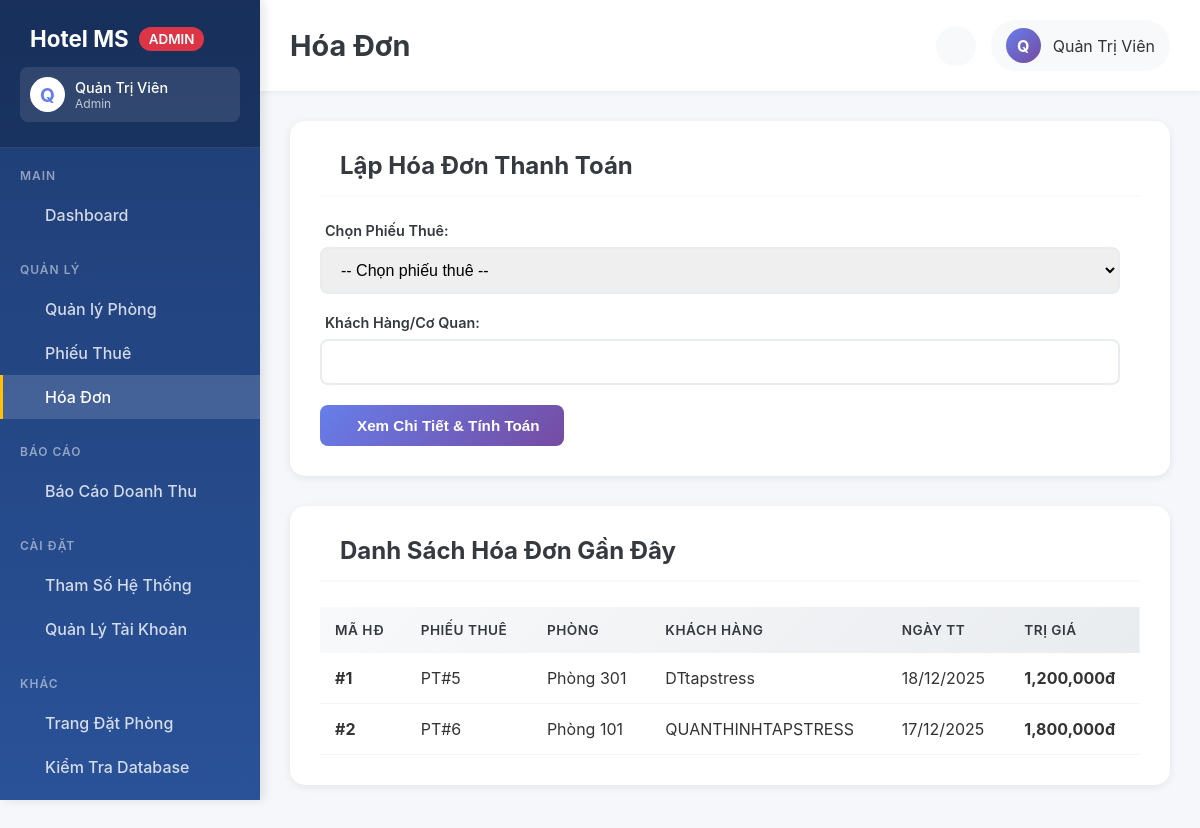
The page /admin/hoa-don.php (signed in) on the database as committed earlier.
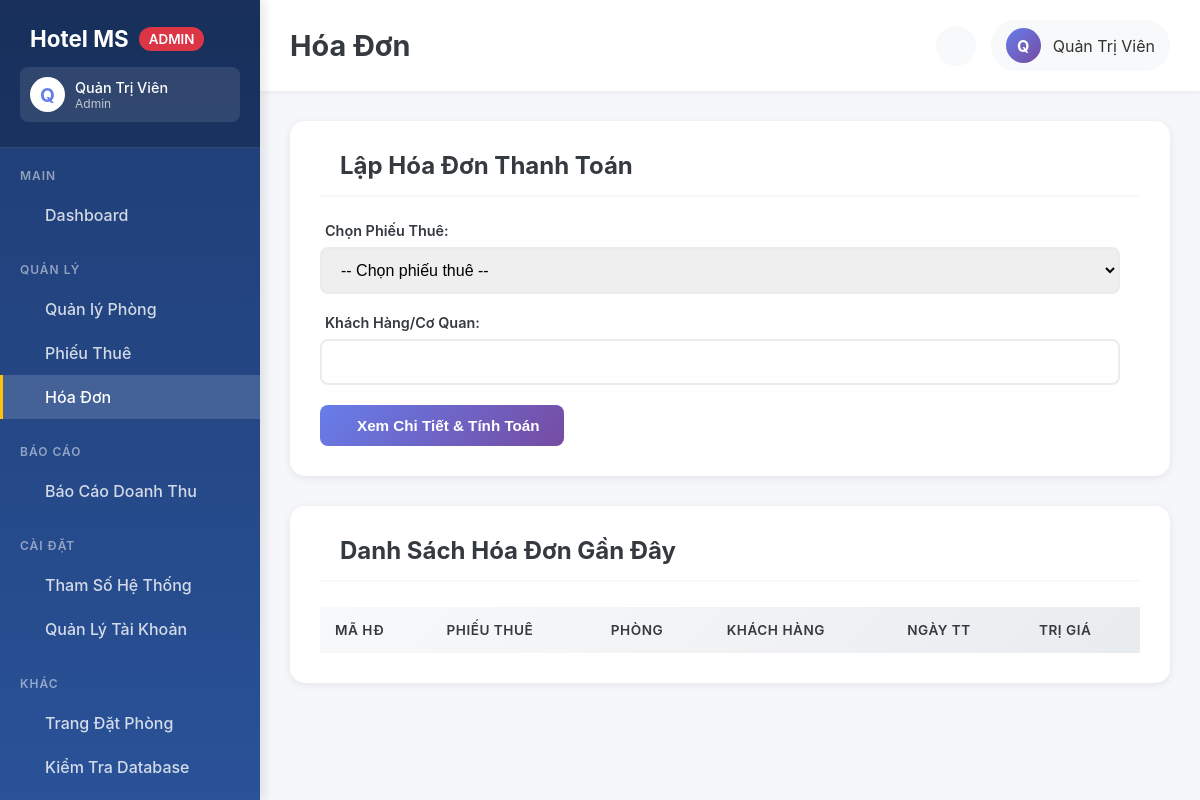
The same page on the database as committed later.
### tables this page shows
CREATE TABLE HOADON (
MaHoaDon INTEGER PRIMARY KEY AUTOINCREMENT,
MaPhieuThue INTEGER NOT NULL UNIQUE,
TenKhachHangCoQuan TEXT NOT NULL,
DiaChiThanhToan TEXT,
NgayThanhToan DATE NOT NULL DEFAULT (date('now')),
TriGia REAL NOT NULL CHECK(TriGia >= 0),
FOREIGN KEY (MaPhieuThue) REFERENCES PHIEUTHUE(MaPhieuThue) ON DELETE RESTRICT ON UPDATE CASCADE
);

CREATE TABLE PHONG (
MaPhong INTEGER PRIMARY KEY AUTOINCREMENT,
SoPhong TEXT NOT NULL UNIQUE,
MaLoaiPhong INTEGER NOT NULL,
TinhTrang TEXT DEFAULT 'Trống' CHECK(TinhTrang IN ('Trống', 'Đã thuê')),
GhiChu TEXT,
FOREIGN KEY (MaLoaiPhong) REFERENCES LOAIPHONG(MaLoaiPhong) ON DELETE RESTRICT ON UPDATE CASCADE
);

### admin/hoa-don.php (the view, shortened to what this page needs)
<?php
$database = new Database();
$db = $database->connect();
$previewData = null;
$stmt = $db->query("SELECT H.*, P.SoPhong
FROM HOADON H
JOIN PHIEUTHUE PT ON H.MaPhieuThue = PT.MaPhieuThue
JOIN PHONG P ON PT.MaPhong = P.MaPhong
ORDER BY H.NgayThanhToan DESC
LIMIT 10");
$hoaDons = $stmt->fetchAll();
?>
<!DOCTYPE html>
<html lang="vi">
<head>
<link rel="stylesheet" href="../assets/css/admin.css">
</head>
<body>
<?php
$page_title = 'Hóa Đơn';
include 'includes/sidebar.php';
?>
<div class="admin-content">
<?php include 'includes/header.php'; ?>
<main class="main-container">
<div class="content-section">
<div class="section-header">
<h2 class="section-title">
<i class="ph ph-currency-circle-dollar"></i> Lập Hóa Đơn Thanh Toán
</h2>
</div>
<form method="POST" style="max-width: 800px;">
<div class="form-group">
<label><i class="ph ph-ticket"></i> Chọn Phiếu Thuê:</label>
<select name="maPhieuThue" required class="form-control">
<option value="">-- Chọn phiếu thuê --</option>
</select>
</div>
<div class="form-group">
<label><i class="ph ph-user"></i> Khách Hàng/Cơ Quan:</label>
<input type="text" name="tenKH" required class="form-control"
value="<?= htmlspecialchars($previewData['tenKH'] ?? '') ?>">
</div>
<button type="submit" class="btn btn-primary">
<i class="ph ph-magnifying-glass"></i> Xem Chi Tiết & Tính Toán
</button>
</form>
</div>
<div class="content-section">
<div class="section-header">
<h2 class="section-title">
<i class="ph ph-list-bullets"></i> Danh Sách Hóa Đơn Gần Đây
</h2>
</div>
<table class="data-table">
<thead>
<tr>
<th>Mã HĐ</th>
<th>Phiếu Thuê</th>
<th>Phòng</th>
<th>Khách Hàng</th>
<th>Ngày TT</th>
<th>Trị Giá</th>
</tr>
</thead>
<tbody>
<?php foreach ($hoaDons as $hd): ?>
<tr>
<td><strong>#<?= $hd['MaHoaDon'] ?></strong></td>
<td>PT#<?= $hd['MaPhieuThue'] ?></td>
<td>Phòng <?= htmlspecialchars($hd['SoPhong']) ?></td>
<td><?= htmlspecialchars($hd['TenKhachHangCoQuan']) ?></td>
<td><?= date('d/m/Y', strtotime($hd['NgayThanhToan'])) ?></td>
<td><strong><?= number_format($hd['TriGia']) ?>đ</strong></td>
</tr>
<?php endforeach; ?>
</tbody>
</table>
</div>
</main>
</div>
</body>
</html>

### admin/includes/sidebar.php (shortened to what this page needs)
<?php
$current_page = basename($_SERVER['PHP_SELF']);
?>
<aside class="admin-sidebar">
    <div class="sidebar-header">
        <h1>
            <i class="ph-fill ph-buildings"></i> Hotel MS
            <span class="badge">ADMIN</span>
        </h1>
        <div class="user-info" style="margin-top: 15px; padding: 10px; background: rgba(255,255,255,0.1); border-radius: 8px;">
            <div style="display: flex; align-items: center; gap: 10px;">
                <div class="user-avatar" style="width: 35px; height: 35px; background: #fff; color: #667eea; border-radius: 50%; display: flex; align-items: center; justify-content: center; font-weight: bold;">
                    <?= strtoupper(substr($_SESSION['fullname'] ?? 'A', 0, 1)) ?>
                </div>
                <div style="flex: 1; min-width: 0;">
                    <div style="color: #fff; font-weight: 500; font-size: 0.9em; white-space: nowrap; overflow: hidden; text-overflow: ellipsis;">
                        <?= htmlspecialchars($_SESSION['fullname'] ?? 'Admin') ?>
                    </div>
                    <div style="color: rgba(255,255,255,0.7); font-size: 0.75em;">
                        <?= htmlspecialchars($_SESSION['role'] ?? 'Admin') ?>
                    </div>
                </div>
            </div>
        </div>
    </div>
    <nav class="sidebar-nav">
        <div class="nav-section">
            <div class="nav-section-title">Main</div>
            <a href="index.php" class="nav-link <?= $current_page === 'index.php' ? 'active' : '' ?>">
                <span>Dashboard</span>
            </a>
        </div>
        <div class="nav-section">
            <div class="nav-section-title">Quản Lý</div>
            <a href="phong.php" class="nav-link <?= $current_page === 'phong.php' ? 'active' : '' ?>">
                <span>Quản lý Phòng</span>
            </a>
            <a href="phieu-thue.php" class="nav-link <?= $current_page === 'phieu-thue.php' ? 'active' : '' ?>">
                <span>Phiếu Thuê</span>
            </a>
            <a href="hoa-don.php" class="nav-link <?= $current_page === 'hoa-don.php' ? 'active' : '' ?>">
                <span>Hóa Đơn</span>
            </a>
        </div>
        <div class="nav-section">
            <div class="nav-section-title">Báo Cáo</div>
            <a href="bao-cao.php" class="nav-link <?= $current_page === 'bao-cao.php' ? 'active' : '' ?>">
                <span>Báo Cáo Doanh Thu</span>
            </a>
        </div>
        <div class="nav-section">
            <div class="nav-section-title">Cài Đặt</div>
            <a href="tham-so.php" class="nav-link <?= $current_page === 'tham-so.php' ? 'active' : '' ?>">
                <span>Tham Số Hệ Thống</span>
            </a>
            <a href="tai-khoan.php" class="nav-link <?= $current_page === 'tai-khoan.php' ? 'active' : '' ?>">
                <span>Quản Lý Tài Khoản</span>
            </a>
        </div>
        <div class="nav-section">
            <div class="nav-section-title">Khác</div>
            <a href="../index.php" class="nav-link">
                <span>Trang Đặt Phòng</span>
            </a>
            <a href="../test_database.php" class="nav-link">
                <span>Kiểm Tra Database</span>
            </a>
            <a href="logout.php" class="nav-link" style="color: #f44336;">
            </a>
        </div>
    </nav>
</aside>

### admin/includes/header.php (shortened to what this page needs)
<header class="admin-header">
    <h1 class="header-title"><?= $page_title ?? 'Admin Panel' ?></h1>
    <div class="header-actions">
        <button class="btn-icon" title="Thông báo">
        </button>
        <div class="user-menu">
            <div class="user-avatar"><?= strtoupper(substr($_SESSION['fullname'] ?? 'A', 0, 1)) ?></div>
            <span><?= htmlspecialchars($_SESSION['fullname'] ?? 'Admin') ?></span>
        </div>
    </div>
</header>

### assets/css/admin.css (style rules this page uses)
:root { --primary: #667eea; --primary-dark: #5568d3; --secondary: #764ba2; --success: #28a745; --danger: #dc3545; --warning: #ffc107; --info: #17a2b8; --light: #f8f9fa; --dark: #343a40; --sidebar-width: 260px; }
* { margin: 0; padding: 0; box-sizing: border-box; }
body { font-family: 'Inter', 'Segoe UI', system-ui, -apple-system, sans-serif; background: #f5f7fa; color: #333; overflow-x: hidden; }
.admin-sidebar { position: fixed; left: 0; top: 0; width: var(--sidebar-width); height: 100vh; background: linear-gradient(180deg, #1e3c72 0%, #2a5298 100%); padding: 0; overflow-y: auto; box-shadow: 4px 0 10px rgba(0,0,0,0.1); z-index: 1000; transition: 0.3s; }
.sidebar-header { padding: 25px 20px; background: rgba(0,0,0,0.2); border-bottom: 1px solid rgba(255,255,255,0.1); }
.sidebar-header h1 { color: white; font-size: 1.4em; font-weight: 700; display: flex; align-items: center; gap: 10px; }
.sidebar-header .badge { background: var(--danger); color: white; font-size: 0.6em; padding: 4px 10px; border-radius: 12px; font-weight: 600; }
.sidebar-header .user-info { margin-top: 15px; padding: 10px; background: rgba(255,255,255,0.1); border-radius: 8px; }
.sidebar-header .user-avatar { width: 35px; height: 35px; background: #fff; color: #667eea; border-radius: 50%; display: flex; align-items: center; justify-content: center; font-weight: bold; font-size: 1.2em; }
.sidebar-nav { padding: 20px 0; }
.nav-section { margin-bottom: 25px; }
.nav-section-title { color: rgba(255,255,255,0.5); font-size: 0.75em; font-weight: 600; text-transform: uppercase; letter-spacing: 1px; padding: 0 20px; margin-bottom: 10px; }
.nav-link { display: flex; align-items: center; gap: 12px; padding: 12px 20px; color: rgba(255,255,255,0.8); text-decoration: none; transition: 0.3s; border-left: 3px solid transparent; font-weight: 500; }
.nav-link.active { background: rgba(255,255,255,0.15); color: white; border-left-color: var(--warning); }
.admin-content { margin-left: var(--sidebar-width); min-height: 100vh; background: #f5f7fa; }
.admin-header { background: white; padding: 20px 30px; box-shadow: 0 2px 4px rgba(0,0,0,0.05); display: flex; align-items: center; justify-content: space-between; position: sticky; top: 0; z-index: 100; }
.header-title { font-size: 1.8em; font-weight: 700; color: var(--dark); }
.header-actions { display: flex; align-items: center; gap: 15px; }
.btn-icon { width: 40px; height: 40px; border-radius: 50%; border: none; background: var(--light); color: var(--dark); display: flex; align-items: center; justify-content: center; cursor: pointer; transition: 0.3s; font-size: 1.2em; }
.user-menu { display: flex; align-items: center; gap: 12px; padding: 8px 15px; background: var(--light); border-radius: 25px; cursor: pointer; transition: 0.3s; }
.user-avatar { width: 35px; height: 35px; border-radius: 50%; background: linear-gradient(135deg, var(--primary), var(--secondary)); display: flex; align-items: center; justify-content: center; color: white; font-weight: 700; }
.main-container { padding: 30px; }
.content-section { background: white; padding: 30px; border-radius: 15px; box-shadow: 0 2px 8px rgba(0,0,0,0.08); margin-bottom: 30px; }
.section-header { display: flex; align-items: center; justify-content: space-between; margin-bottom: 25px; padding-bottom: 15px; border-bottom: 2px solid var(--light); }
.section-title { font-size: 1.5em; font-weight: 700; color: var(--dark); display: flex; align-items: center; gap: 10px; }
.btn { padding: 12px 24px; border: none; border-radius: 8px; font-weight: 600; cursor: pointer; transition: 0.3s; display: inline-flex; align-items: center; gap: 8px; text-decoration: none; font-size: 0.95em; }
.btn-primary { background: linear-gradient(135deg, var(--primary), var(--secondary)); color: white; }
.data-table { width: 100%; border-collapse: collapse; background: white; }
.data-table thead { background: linear-gradient(135deg, #f8f9fa, #e9ecef); }
.data-table th { padding: 15px; text-align: left; font-weight: 600; color: var(--dark); text-transform: uppercase; font-size: 0.85em; letter-spacing: 0.5px; }
.form-group { margin-bottom: 20px; }
.form-group label { display: block; margin-bottom: 8px; font-weight: 600; color: var(--dark); font-size: 0.9em; }
.form-control { width: 100%; padding: 12px 15px; border: 2px solid #e9ecef; border-radius: 8px; font-size: 1em; transition: 0.3s; }
.data-table td { padding: 15px; border-bottom: 1px solid #f1f3f5; }
.data-table tbody tr { transition: 0.3s; }

Rows that differ between the two databases and show on the page:
removed hoadon: MaHoaDon "1", MaPhieuThue "5", phong.SoPhong "301", TenKhachHangCoQuan "DTtapstress", NgayThanhToan "18/12/2025", TriGia "1,200,000"
removed hoadon: MaHoaDon "2", MaPhieuThue "6", phong.SoPhong "101", TenKhachHangCoQuan "QUANTHINHTAPSTRESS", NgayThanhToan "17/12/2025", TriGia "1,800,000"
